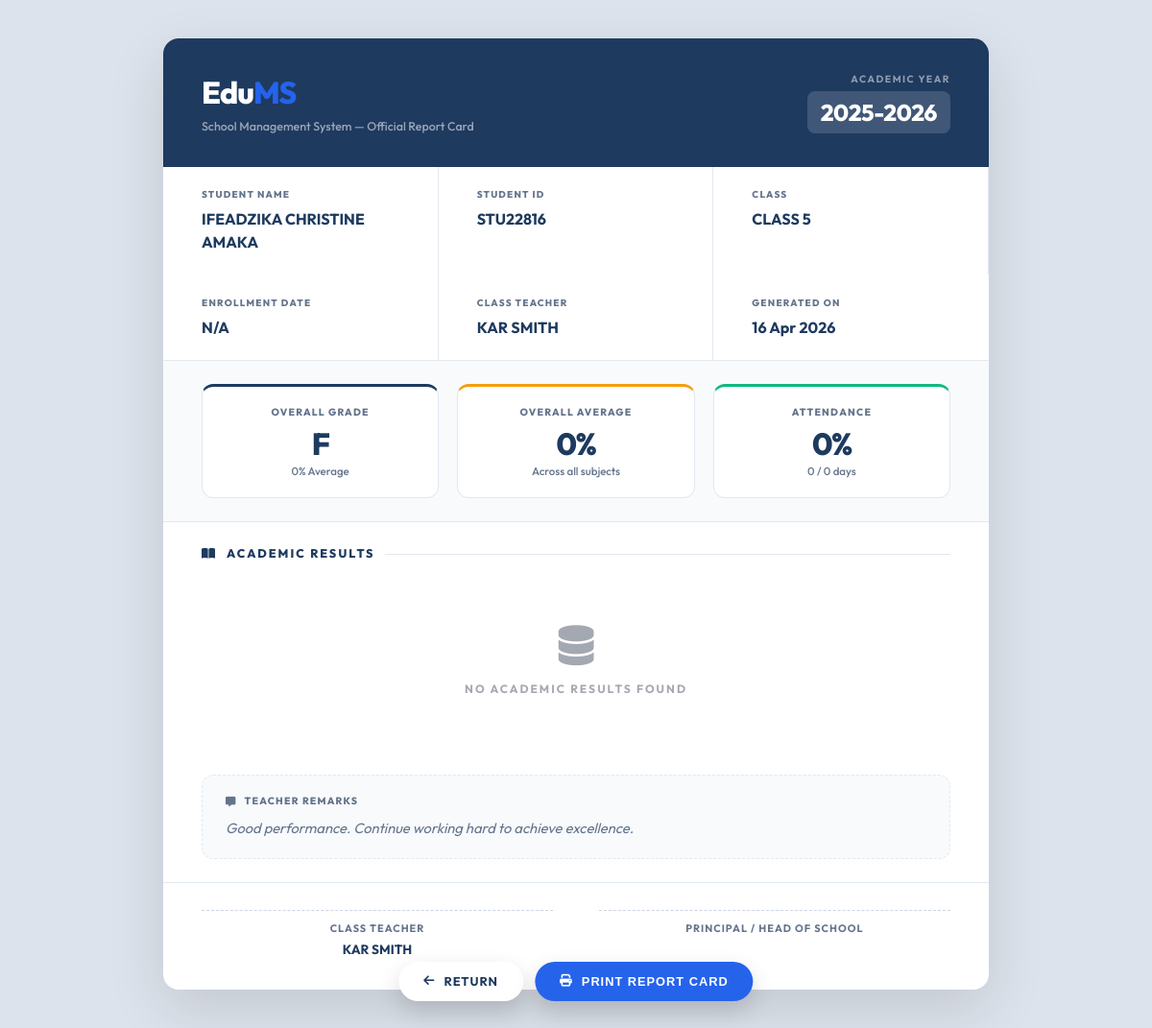
Page /teachers/students/8/report-card/ (signed in) on the committed database.
### core/models.py (models this page shows, shortened)
class SchoolConfiguration(models.Model):
    name = models.CharField(max_length=200, default="Edu Ms Intelligence")
    motto = models.CharField(max_length=300, blank=True, default="Empowering Future Leaders")
    logo = models.ImageField(upload_to='school/', null=True, blank=True)
    contact_email = models.EmailField(blank=True)
    phone = models.CharField(max_length=20, blank=True)
    address = models.TextField(blank=True)
    current_academic_year = models.CharField(max_length=20, default="2025-2026")
    established_year = models.IntegerField(default=2024)
    active_term = models.ForeignKey(AcademicTerm, on_delete=models.SET_NULL, null=True, blank=True)
    currency_symbol = models.CharField(max_length=10, default="GH₵")
    currency_code = models.CharField(max_length=10, default="GHS")
    class Meta:
        verbose_name = "Institutional Configuration"
        verbose_name_plural = "Institutional Configuration"
    @classmethod
    def get_config(cls):
        obj, created = cls.objects.get_or_create(id=1)
        return obj

class Class(models.Model):
    name = models.CharField(max_length=100)
    section = models.CharField(max_length=10, blank=True)
    grade = models.CharField(max_length=10)
    class_teacher = models.ForeignKey('accounts.User', on_delete=models.SET_NULL, null=True, related_name='class_teacher')
    class Meta:
        indexes = [
            models.Index(fields=['grade']),
        ]

### students/models.py (models this page shows, shortened)
class Student(models.Model):
    GENDER_CHOICES = [
        ('male', 'Male'),
        ('female', 'Female'),
        ('other', 'Other'),
    ]
    STATUS_CHOICES = [
        ('active', 'Active'),
        ('inactive', 'Inactive'),
        ('suspended', 'Suspended'),
        ('graduated', 'Graduated'),
    ]
    user = models.OneToOneField('accounts.User', on_delete=models.CASCADE)
    student_id = models.CharField(max_length=20, unique=True)
    class_enrolled = models.ForeignKey('core.Class', on_delete=models.SET_NULL, null=True, blank=True)
    house = models.ForeignKey('core.House', on_delete=models.SET_NULL, null=True, blank=True, related_name='students')
    guardian = models.ForeignKey(Guardian, on_delete=models.SET_NULL, null=True, blank=True, related_name='wards')
    enrollment_date = models.DateField(null=True, blank=True, help_text="Date the student was admitted to the school")
    age = models.PositiveIntegerField(null=True, blank=True)
    gender = models.CharField(max_length=10, choices=GENDER_CHOICES, blank=True)
    status = models.CharField(max_length=20, choices=STATUS_CHOICES, default='active')
    financial_block_override = models.BooleanField(default=False, help_text="If True, the student will have access even with unpaid fees.")
    hobbies = models.TextField(blank=True, help_text="Student's hobbies and interests")
    parent_name = models.CharField(max_length=100, blank=True, verbose_name="Parent / Guardian Name")
    parent_phone = models.CharField(max_length=20, blank=True, verbose_name="Parent / Guardian Phone")
    parent_email = models.EmailField(blank=True, verbose_name="Parent / Guardian Email")
    parent_relationship = models.CharField(
        max_length=30, blank=True,
        verbose_name="Relationship to Student",
        help_text="e.g. Father, Mother, Uncle, Guardian"
    )
    emergency_contact_name = models.CharField(max_length=100, blank=True, verbose_name="Emergency Contact Name")
    emergency_contact_phone = models.CharField(max_length=20, blank=True, verbose_name="Emergency Contact Phone")
    emergency_contact_relationship = models.CharField(max_length=30, blank=True, verbose_name="Emergency Relationship")
    objects = StudentManager()
    class Meta:
        indexes = [
            models.Index(fields=['student_id']),
            models.Index(fields=['class_enrolled']),
            models.Index(fields=['status']),
            models.Index(fields=['enrollment_date']),
        ]

### accounts/models.py (models this page shows, shortened)
class User(AbstractUser):
    ROLE_CHOICES = (
        ('admin', 'Admin'),
        ('teacher', 'Teacher'),
        ('student', 'Student'),
        ('parent', 'Parent'),
    )
    GENDER_CHOICES = (
        ('male', 'Male'),
        ('female', 'Female'),
        ('other', 'Other'),
    )
    role = models.CharField(max_length=10, choices=ROLE_CHOICES, default='student')
    gender = models.CharField(max_length=10, choices=GENDER_CHOICES, blank=True, null=True)
    phone = models.CharField(max_length=15, blank=True)
    address = models.TextField(blank=True)
    date_of_birth = models.DateField(null=True, blank=True)
    profile_picture = models.ImageField(upload_to='profiles/', null=True, blank=True)
    has_completed_onboarding = models.BooleanField(default=False)
    badges = models.ManyToManyField(Badge, related_name='users', blank=True)

### teachers/models.py (models this page shows, shortened)
class Teacher(models.Model):
    QUALIFICATION_CHOICES = [
        ('diploma', 'Diploma'),
        ('degree', 'Bachelor\'s Degree'),
        ('masters', 'Masters Degree'),
        ('phd', 'PhD'),
        ('other', 'Other'),
    ]
    user = models.OneToOneField('accounts.User', on_delete=models.CASCADE)
    teacher_id = models.CharField(max_length=20, unique=True)
    subjects = models.ManyToManyField('core.Subject', related_name='teachers')
    hire_date = models.DateField(auto_now_add=True)
    department = models.CharField(max_length=100, blank=True, help_text="Department (e.g. Science, Mathematics, Humanities)")
    qualification = models.CharField(max_length=20, choices=QUALIFICATION_CHOICES, blank=True)
    specialization = models.CharField(max_length=100, blank=True, help_text="Teaching specialization or area of expertise")
    emergency_contact_name = models.CharField(max_length=100, blank=True, verbose_name="Emergency Contact Name")
    emergency_contact_phone = models.CharField(max_length=20, blank=True, verbose_name="Emergency Contact Phone")
    emergency_contact_relationship = models.CharField(max_length=30, blank=True, verbose_name="Relationship to Teacher")
    class Meta:
        indexes = [
            models.Index(fields=['teacher_id']),
        ]

### teachers/views.py (the view, shortened to what this page needs)
# urls.py: path('students/<int:student_id>/report-card/', views.student_report_card, name='student_report_card'),
@teacher_required
def student_report_card(request, student_id):
    teacher = _get_or_create_teacher(request.user)
    teacher_classes = _get_teacher_classes(request.user)
    student = get_object_or_404(Student, id=student_id, class_enrolled__in=teacher_classes)
    results = Result.objects.filter(student=student).select_related('subject').order_by('subject__name', 'exam_type')
    subject_results = {}
    for subj, data in subject_results.items():
        if data['results']:
            data['average'] = round(sum(r['percentage'] for r in data['results']) / len(data['results']), 1)
    all_pcts = [r['percentage'] for s in subject_results.values() for r in s['results']]
    overall_avg = round(sum(all_pcts) / len(all_pcts), 1) if all_pcts else 0
    overall_grade = 'F'
    if overall_avg >= 90: overall_grade = 'A'
    elif overall_avg >= 80: overall_grade = 'B'
    elif overall_avg >= 70: overall_grade = 'C'
    elif overall_avg >= 60: overall_grade = 'D'
    att_records = Attendance.objects.filter(student=student)
    att_total = att_records.count()
    att_present = att_records.filter(status='present').count()
    att_pct = round((att_present / att_total * 100), 1) if att_total > 0 else 0
    context = {
        'student': student,
        'subject_results': subject_results,
        'overall_avg': overall_avg,
        'overall_grade': overall_grade,
        'att_total': att_total,
        'att_present': att_present,
        'att_pct': att_pct,
        'teacher': teacher,
        'school_config': SchoolConfiguration.objects.first(),
        'now': datetime.datetime.now(),
    }
    return render(request, 'teachers/report_card.html', context)

### templates/teachers/report_card.html (shortened to what this page needs)
{% load static %}
<!DOCTYPE html>
<html lang="en">
<head>
  <link rel="stylesheet" href="https://cdnjs.cloudflare.com/ajax/libs/font-awesome/6.4.0/css/all.min.css">
</head>
<body>
<div class="page">
  <header class="rc-header">
    <div>
      <div class="rc-brand-title">Edu<span>MS</span></div>
      <div class="rc-brand-sub">School Management System — Official Report Card</div>
    </div>
    <div class="rc-year-badge">
      <div class="rc-year-label">Academic Year</div>
      <div class="rc-year-value">{% if school_config %}{{ school_config.current_academic_year }}{% else %}2025 / 2026{% endif %}</div>
    </div>
  </header>
  <section class="rc-bio">
    <div class="rc-bio-cell">
      <div class="rc-bio-label">Student Name</div>
      <div class="rc-bio-value">{{ student.user.get_full_name|upper }}</div>
    </div>
    <div class="rc-bio-cell">
      <div class="rc-bio-label">Student ID</div>
      <div class="rc-bio-value">{{ student.student_id }}</div>
    </div>
    <div class="rc-bio-cell">
      <div class="rc-bio-label">Class</div>
      <div class="rc-bio-value">{{ student.class_enrolled.name|default:"N/A"|upper }}</div>
    </div>
    <div class="rc-bio-cell">
      <div class="rc-bio-label">Enrollment Date</div>
      <div class="rc-bio-value">{{ student.date_enrolled|date:"F j, Y"|default:"N/A" }}</div>
    </div>
    <div class="rc-bio-cell">
      <div class="rc-bio-label">Class Teacher</div>
      <div class="rc-bio-value">{{ teacher.user.get_full_name|upper|default:"N/A" }}</div>
    </div>
    <div class="rc-bio-cell">
      <div class="rc-bio-label">Generated On</div>
      <div class="rc-bio-value">{{ now|date:"d M Y" }}</div>
    </div>
  </section>
  <section class="rc-summary">
    <div class="rc-card grade">
      <div class="rc-card-label">Overall Grade</div>
      <div class="rc-card-value">{{ overall_grade }}</div>
      <div class="rc-card-sub">{{ overall_avg }}% Average</div>
    </div>
    <div class="rc-card avg">
      <div class="rc-card-label">Overall Average</div>
      <div class="rc-card-value">{{ overall_avg }}%</div>
      <div class="rc-card-sub">Across all subjects</div>
    </div>
    <div class="rc-card att">
      <div class="rc-card-label">Attendance</div>
      <div class="rc-card-value">{{ att_pct }}%</div>
      <div class="rc-card-sub">{{ att_present }} / {{ att_total }} days</div>
    </div>
  </section>
  <section class="rc-results">
    <div class="rc-section-title"><i class="fas fa-book-open"></i> Academic Results</div>
    {% if subject_results %}
    <table class="rc-table">
      <thead>
        <tr>
          <th>Subject</th>
          <th>Exam Type</th>
          <th>Score</th>
          <th>Max Score</th>
          <th>Percentage</th>
          <th>Grade</th>
        </tr>
      </thead>
      <tbody>
        {% for subj_name, data in subject_results.items %}
          {% for r in data.results %}
          <tr>
            {% if forloop.first %}
            <td class="subject-name" rowspan="{{ data.results|length }}">{{ subj_name|upper }}</td>
            {% endif %}
            <td style="text-transform:capitalize; font-weight:600;">{{ r.exam_type }}</td>
            <td style="font-weight:800; color:var(--primary);">{{ r.score }}</td>
            <td style="color:var(--muted);">{{ r.max_score }}</td>
            <td>
              <div class="prog-bar-wrap">
                <div class="prog-track">
                  <div class="prog-fill {% if r.percentage >= 70 %}fill-success{% elif r.percentage >= 50 %}fill-warning{% else %}fill-danger{% endif %}" style="width:{{ r.percentage }}%;"></div>
                </div>
                <span style="font-weight:700; font-size:0.82rem; min-width:42px;">{{ r.percentage }}%</span>
              </div>
            </td>
            <td style="text-align:center;">
              {% with gl=r.grade_letter|default:"F" %}
              <span class="grade-badge grade-{{ gl }}">{{ gl }}</span>
              {% endwith %}
            </td>
          </tr>
          {% endfor %}
          <tr class="avg-row">
            <td colspan="6">{{ subj_name|upper }} Average &nbsp;&nbsp; <strong style="color:var(--primary); font-size:0.88rem;">{{ data.average }}%</strong></td>
          </tr>
        {% endfor %}
      </tbody>
    </table>
    {% else %}
    <div style="text-align:center; padding:3rem 0; opacity:0.4;">
      <i class="fas fa-database fa-3x" style="margin-bottom:1rem;"></i>
      <p style="font-weight:700; text-transform:uppercase; font-size:0.75rem; letter-spacing:2px;">No academic results found</p>
    </div>
    {% endif %}
  </section>
  <div class="rc-remarks">
    <div class="rc-remarks-label"><i class="fas fa-comment-alt"></i> Teacher Remarks</div>
    <div class="rc-remarks-text">Good performance. Continue working hard to achieve excellence.</div>
  </div>
  <footer class="rc-signatures">
    <div class="sign-block">
      <div class="sign-line"></div>
      <div class="sign-label">Class Teacher</div>
      <div class="sign-name">{{ teacher.user.get_full_name|upper }}</div>
    </div>
    <div class="sign-block">
      <div class="sign-line"></div>
      <div class="sign-label">Principal / Head of School</div>
      <div class="sign-name">&nbsp;</div>
    </div>
  </footer>
</div>
<div class="print-controls">
  <a href="javascript:history.back()" class="btn-rc btn-back">
    <i class="fas fa-arrow-left"></i> Return
  </a>
  <button class="btn-rc btn-print" onclick="window.print()">
    <i class="fas fa-print"></i> Print Report Card
  </button>
</div>
</body>
</html>

### rows in the picture
SchoolConfiguration: current_academic_year "2025-2026"
Student: user.get_full_name "IFEADZIKA CHRISTINE AMAKA", student_id "STU22816", class_enrolled.name "CLASS 5"
Teacher: user.get_full_name "KAR SMITH"

### other values in the picture
{{ student.date_enrolled|date:"F j, Y"|default:"N/A" }} "N/A"
{{ overall_grade }} "F"
{{ overall_avg }} "0"
{{ att_pct }} "0"
{{ att_present }} "0"
{{ att_total }} "0"
